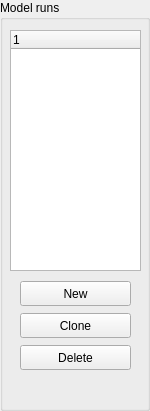
   <widget class="QGroupBox" name="modelrunsGroup">
    <property name="geometry">
     <rect>
      <x>480</x>
      <y>4</y>
      <width>150</width>
      <height>411</height>
     </rect>
    </property>
    <property name="minimumSize">
     <size>
      <width>150</width>
      <height>0</height>
     </size>
    </property>
    <property name="title">
     <string>Model runs</string>
    </property>
    <widget class="QTreeWidget" name="modelRunTree">
     <property name="geometry">
      <rect>
       <x>10</x>
       <y>30</y>
       <width>131</width>
       <height>241</height>
      </rect>
     </property>
     <column>
      <property name="text">
       <string notr="true">1</string>
      </property>
     </column>
    </widget>
    <widget class="QWidget" name="layoutWidget">
     <property name="geometry">
      <rect>
       <x>20</x>
       <y>280</y>
       <width>111</width>
       <height>91</height>
      </rect>
     </property>
     <layout class="QVBoxLayout" name="verticalLayout">
      <item>
       <widget class="QPushButton" name="newRunButton">
        <property name="minimumSize">
         <size>
          <width>0</width>
          <height>25</height>
         </size>
        </property>
        <property name="text">
         <string>New</string>
        </property>
       </widget>
      </item>
      <item>
       <widget class="QPushButton" name="cloneRunButton">
        <property name="minimumSize">
         <size>
          <width>0</width>
          <height>25</height>
         </size>
        </property>
        <property name="text">
         <string>Clone</string>
        </property>
       </widget>
      </item>
      <item>
       <widget class="QPushButton" name="cloneRunButton_2">
        <property name="minimumSize">
         <size>
          <width>0</width>
          <height>25</height>
         </size>
        </property>
        <property name="text">
         <string>Delete</string>
        </property>
       </widget>
      </item>
     </layout>
    </widget>
   </widget>
